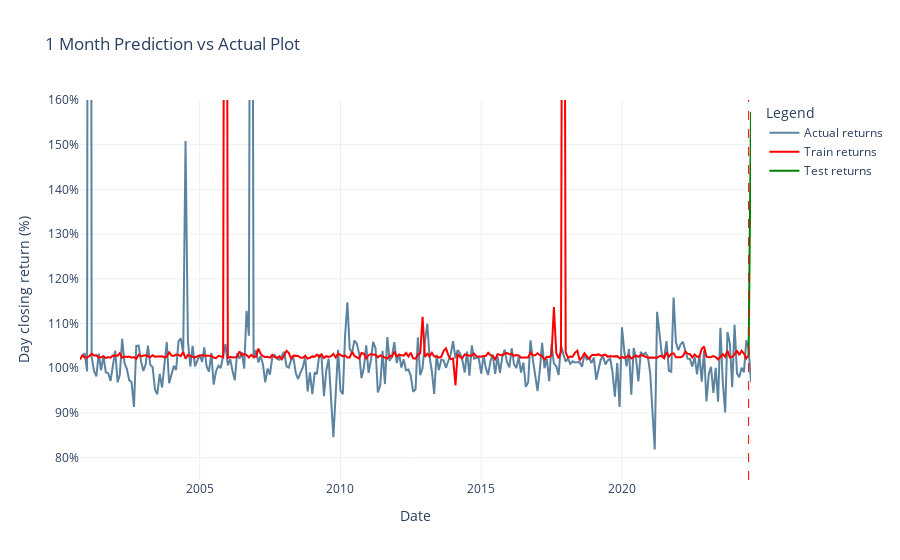

Notebook source saved alongside this figure:
### Markdown cell above
### 1 month Actual vs Prediction

### Code cell
importlib.reload(comparison)
comparison.generate_plot(df, df_tabular, y_train_mean_pred_1m, y_test_mean_pred_1m)

### Figure 1 — Plotly figure (JSON) as saved in the notebook; plotly's stock layout.template omitted (floating-point values rounded to 4 significant figures; data arrays with more than 128 entries replaced by an {"elided": "..."} marker saying what was removed)
{"data": [{"line": {"color": "#5c839f", "width": 2}, "mode": "lines", "name": "Actual returns", "x": {"elided": "287 str values"}, "y": {"elided": "300 float values"}, "type": "scatter"}, {"line": {"color": "red", "width": 2}, "mode": "lines", "name": "Train returns", "x": {"elided": "286 str values"}, "y": {"elided": "286 float values"}, "type": "scatter"}, {"line": {"color": "green", "width": 2}, "mode": "lines", "name": "Test returns", "x": ["2024-07-01", "2024-08-01"], "y": [1.029, 1.573], "type": "scatter"}], "layout": {"shapes": [{"line": {"color": "red", "dash": "dash", "width": 1}, "type": "line", "x0": "2024-07-01", "x1": "2024-07-01", "xref": "x", "y0": 0, "y1": 1, "yref": "y domain"}], "yaxis": {"title": {"text": "Day closing return (%)"}, "tickformat": ".0%", "range": [0.75, 1.6]}, "title": {"text": "1 Month Prediction vs Actual Plot"}, "xaxis": {"title": {"text": "Date"}}, "legend": {"title": {"text": "Legend"}}}}
